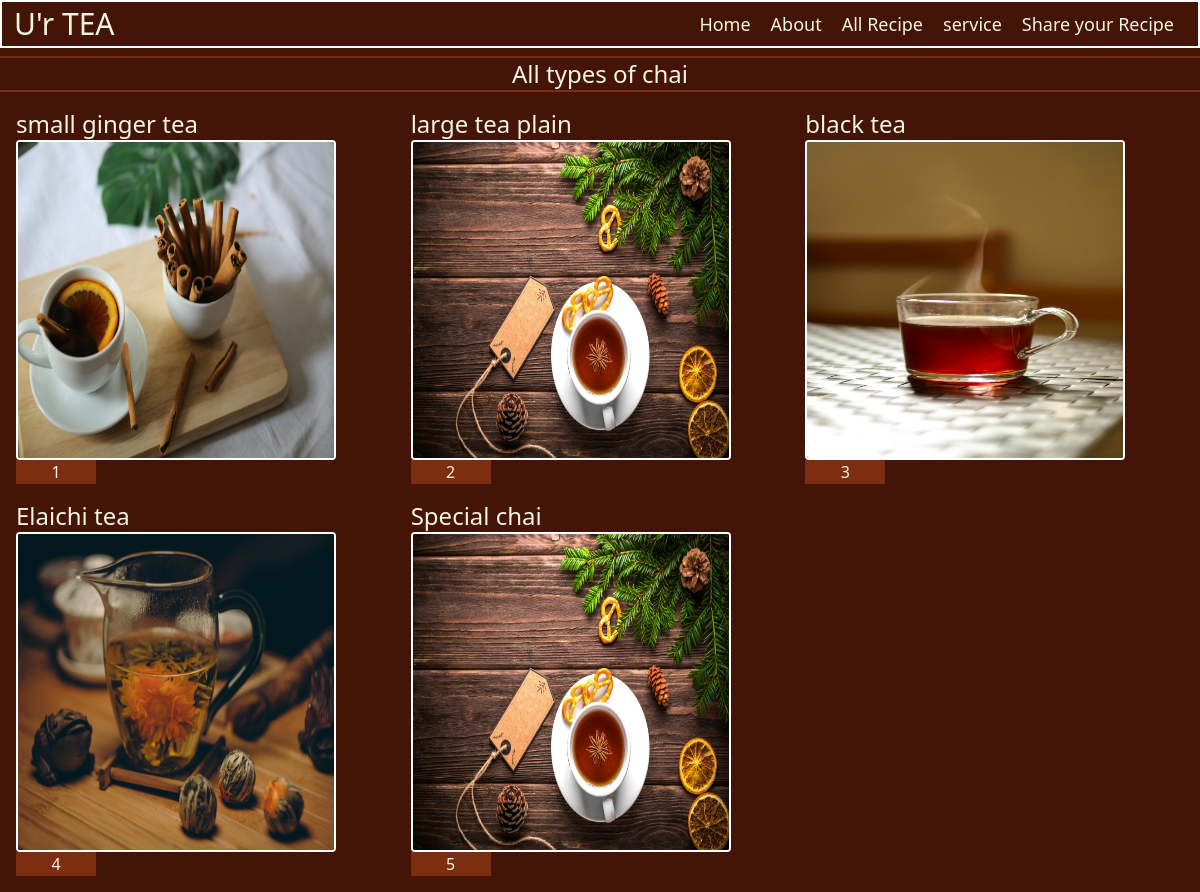
The app's page /service/ with its own data.
### chai/models.py (models this page shows, shortened)
class ChaiVarity(models.Model):
    CHAI_TYPE_CHOICE =[
        ('ML', 'MASALA'),
        ('GR', 'GINGER'),
        ('BL', 'BLACK'),
        ('PL', 'PLAIN'),
        ('EL', 'ELAICHI'),
    ]
    name = models.CharField(max_length=100)
    image =models.ImageField(upload_to='chais/')
    date_added = models.DateTimeField(default=timezone.now)
    type = models.CharField(max_length=2, choices=CHAI_TYPE_CHOICE)
    description = models.TextField(default='')

### chai/views.py (the view)
# urls.py: path('',views.all_about , name='all_about'),
def all_about(request):
    chais = ChaiVarity.objects.all()
    return render(request, 'chai/all_about.html', {'chais':chais})

### chai/templates/chai/all_about.html (shortened to what this page needs)
{% extends "layout.html" %}
{% block content %}
<h1 class="text-2xl border-orange-900 border-y-2 mt-2"> All types of chai</h1>
<div class ="grid grid-cols-3 gap-4 m-4">
{%for chai in chais%}
 <div class="chai-item">
    <h2 class="text-2xl  ">{{chai.name}}</h2>
    <img class="rounded h-80 w-80 border-white border-2" src="{{chai.image.url}}" alt="{{chai.name}}">
   <a href="{% url 'chai_detail' chai.id%}"> <button type="button" class="bg-orange-900 w-20 text-center  "> {{chai.id}}</button></a>
 </div>
 {% endfor %}
 </div>
{% endblock %}

### templates/layout.html (shortened to what this page needs)
{% load static tailwind_tags %}
{% load static %}
<!DOCTYPE html>
<html lang="en">
<head>
    <link rel="stylesheet" href="{% static 'style.css' %}">
    {% tailwind_css %}
</head>
<body class="bg-orange-950">
    <nav class="bg-orange-950 border-white border-2 flex justify-between ">
        <p class=' text-3xl  text-left p-1 ml-2'>U'r TEA</p>
    <ul class='flex justify-end gap-5 mx-4 p-2 text-lg'>
        <li ><a href="{% url 'home' %}">Home</a></li>
        <li ><a href="{% url 'about' %}">About</a></li>
        <li ><a href="{% url 'all_recipes' %}">All Recipe</a></li>
        <li><a href="{% url 'all_about' %}">service</a></li>
        <li><a href="{% url 'recipes' %}">Share your Recipe</a></li>
    </ul>
    </nav>
    <main>
        {% block content %}{% endblock %}
    </main>
</body>
</html>

### static/style.css (style rules this page uses)
body { background-color: rgb(12, 12, 68); color: beige; }
h1 { text-align: center; font-size: 2em; }

### records on screen
ChaiVarity: name "small ginger tea", image (picture), id "1"
ChaiVarity: name "large tea plain", image (picture), id "2"
ChaiVarity: name "black tea", image (picture), id "3"
ChaiVarity: name "Elaichi tea", image (picture), id "4"
ChaiVarity: name "Special chai", image (picture), id "5"
